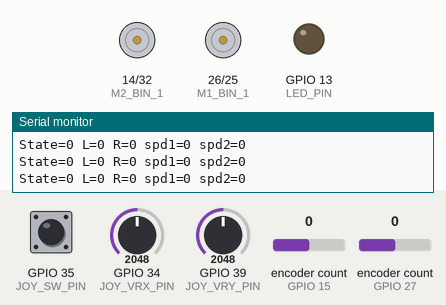
Bench run of a sketch on a simulated ESP32. On the bench: motor-driver pin pairs drawn as motors (green arrow = first pin HIGH = forward, orange = second pin HIGH = backward, longer = more drive), output pins drawn as LEDs (lit = HIGH), the last lines printed to the serial monitor. The inputs (shaded band) are chosen by the test bench; at power-on: GPIO 35 (JOY_SW_PIN) HIGH, GPIO 39 (JOY_VRY_PIN) = 2048, GPIO 34 (JOY_VRX_PIN) = 2048, encoder count (sensors on GPIO 15, GPIO 27) 0.

Above: at 1.6 s.
1.7 s: GPIO 35 (JOY_SW_PIN) pulled LOW for 1 s
At 2.5 s:
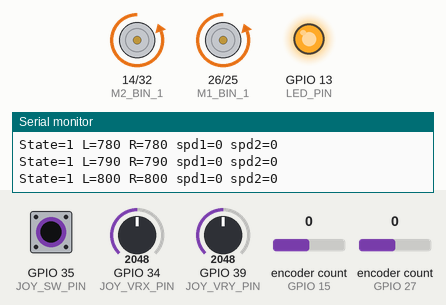
4.2 s: GPIO 39 (JOY_VRY_PIN) set to 2604
5.7 s: GPIO 39 (JOY_VRY_PIN) set to 2716
At 6.5 s:
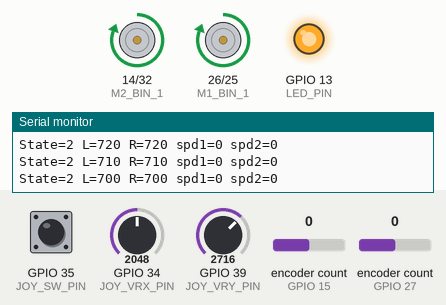
8.7 s: GPIO 35 (JOY_SW_PIN) pulled LOW for 0.15 s
At 9.5 s:
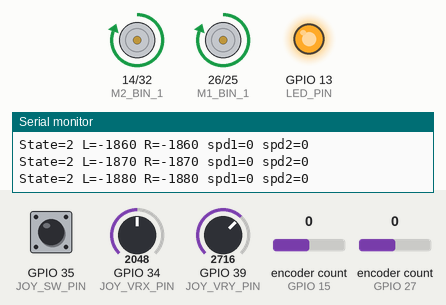
Timing chart, 0 to 11.3 s (numbered marks = the images above; inputs shaded):
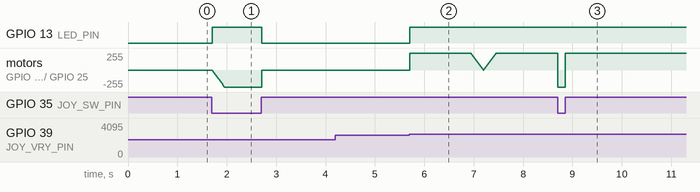

The sketch:

final_code.ino
```cpp
#include <Arduino.h>
#include <ESP32Encoder.h>

// ==== Pin Definitions ====
#define JOY_VRX_PIN 34 // Joystick X-axis input (analog)
#define JOY_VRY_PIN 39 // Joystick Y-axis input (analog) - not used in this version
#define JOY_SW_PIN  35  // Joystick button (active LOW)
#define LED_PIN     13 // Debugging LED

// Motor1
#define M1_BIN_1    26 // Motor driver1 input 1 (PWM1)
#define M1_BIN_2    25 // Motor driver1 input 2 (PWM2)

// Motor2
#define M2_BIN_1    14 // Motor driver2 input 1 (PWM1)
#define M2_BIN_2    32 // Motor driver2 input 2 (PWM2)

// Motor1 encoder
#define ENC1_A      27 // Encoder1 channel A
#define ENC1_B      33 // Encoder1 channel B

// Motor2 encoder
#define ENC2_A      15 // Encoder2 channel A
#define ENC2_B      37 // Encoder2 channel B

// ==== PWM Configuration ====
const int freq        = 5000;
const int resolution  = 8;
const int MAX_PWM     = 255;

// ==== Joystick Threshold Settings ====
int joyCenterX = 2048;
int joyCenterY = 2048;
const int JOY_STRONG_NEG  = 1900; // Thresholds for forward/left
const int JOY_STRONG_POS = 600; // Thresholds for reverse/right

// ==== Finite State Machine ====
enum DriveState {
  STATE_STOP = 0,
  STATE_FWD  = 1,
  STATE_REV  = 2,
  STATE_TURN_LEFT  = 3,
  STATE_TURN_RIGHT = 4
};
DriveState currentState = STATE_STOP; // Set initial state to STOP (=0) from DriveState enum

// ==== Timer Setup ====
hw_timer_t* timer0 = NULL;
volatile bool tick = false;
volatile bool deltaT = false;  // check timer interrupt
portMUX_TYPE timerMux0 = portMUX_INITIALIZER_UNLOCKED;
portMUX_TYPE encMux = portMUX_INITIALIZER_UNLOCKED;

// ==== Encoder Setup ====
ESP32Encoder encoder1; // Encoder for Motor1
ESP32Encoder encoder2; // Encoder for Motor2

volatile int encCount1 = 0; // encoder count for motor1
volatile int encCount2 = 0; // encoder count for motor2

// Motor speed variables initialized to 0
// These values are updated every 10 ms by the timer interrupt
int omegaSpeed1 = 0; // Motor1 speed (counts per 10 ms)
int omegaSpeed2 = 0; // Motor2 speed (counts per 10 ms)
int omegaDes_L = 0; // left motor target
int omegaDes_R = 0; // right motor target

/// ==== PI Controller ====
int Kp = 30;
int Ki = 5;
float I1 = 0;
float I2 = 0;

// ==== Smooth Acceleration ====
float D1_s = 0;
float D2_s = 0;
const float ACCEL_LIMIT = 10;

// ===== Timer ISR =====
void IRAM_ATTR onTime0() {
  portENTER_CRITICAL_ISR(&timerMux0);
  tick = true;
  portEXIT_CRITICAL_ISR(&timerMux0);

  // Read encoder counts for both motors and reset
  portENTER_CRITICAL_ISR(&encMux);
  encCount1 = encoder1.getCount();
  encoder1.clearCount();
  encCount2 = encoder2.getCount();
  encoder2.clearCount();

  deltaT = true; // Signal that new encoder data is available
  portEXIT_CRITICAL_ISR(&encMux);
}

// ===== Smooth acceleration function =====
float smooth(float target, float current) {
  float diff = target - current;
  if (diff > ACCEL_LIMIT) diff = ACCEL_LIMIT;
  if (diff < -ACCEL_LIMIT) diff = -ACCEL_LIMIT;
  return current + diff;
}

// ===== Apply Motor PWM and Direction Based on Current State =====
void applyState(DriveState s, int pwm1, int pwm2) {

  int duty1 = constrain(abs(pwm1), 0, MAX_PWM); // Motor1 PWM strength
  int duty2 = constrain(abs(pwm2), 0, MAX_PWM); // Motor2 PWM strength

  switch (s) {
    case STATE_FWD: // both motors spin forward
      // Motor1: FWD
      ledcWrite(M1_BIN_1, 0);
      ledcWrite(M1_BIN_2, duty1);

      // Motor2: FWD
      ledcWrite(M2_BIN_1, 0);
      ledcWrite(M2_BIN_2, duty2);

      digitalWrite(LED_PIN, HIGH); // LED indicator
      break;

    case STATE_REV: // both motors spin reverse
      // Motor1: REV
      ledcWrite(M1_BIN_1, duty1);
      ledcWrite(M1_BIN_2, 0);

      // Motor2: REV
      ledcWrite(M2_BIN_1, duty2);
      ledcWrite(M2_BIN_2, 0);

      digitalWrite(LED_PIN, HIGH); // LED indicator
      break;

    case STATE_TURN_LEFT:
      ledcWrite(M1_BIN_1, 0);
      ledcWrite(M1_BIN_2, duty1);

      ledcWrite(M2_BIN_1, 0);
      ledcWrite(M2_BIN_2, 0);

      digitalWrite(LED_PIN, HIGH);
      break;

    case STATE_TURN_RIGHT:
      ledcWrite(M1_BIN_1, 0);
      ledcWrite(M1_BIN_2, 0);

      ledcWrite(M2_BIN_1, 0);
      ledcWrite(M2_BIN_2, duty2);

      digitalWrite(LED_PIN, HIGH);
      break;

    case STATE_STOP: // both motors off
    default:
      // Motor1 stop
      ledcWrite(M1_BIN_1, 0);
      ledcWrite(M1_BIN_2, 0);
      // Motor2 stop
      ledcWrite(M2_BIN_1, 0);
      ledcWrite(M2_BIN_2, 0);

      digitalWrite(LED_PIN, LOW); // LED indicator
      break;
  }
}


// ===== SETUP =====
void setup() {
  Serial.begin(115200);

  // Configure PWM outputs for both motors
  ledcAttach(M1_BIN_1, freq, resolution);
  ledcAttach(M1_BIN_2, freq, resolution);
  ledcAttach(M2_BIN_1, freq, resolution);
  ledcAttach(M2_BIN_2, freq, resolution);

  // LED output
  pinMode(LED_PIN, OUTPUT);

  // joystick calibration
  pinMode(JOY_VRX_PIN, INPUT);
  pinMode(JOY_VRY_PIN, INPUT);
  pinMode(JOY_SW_PIN, INPUT_PULLUP);
  delay(200);
  long sumX=0, sumY=0;
  for (int i=0;i<100;i++){
    sumX += analogRead(JOY_VRX_PIN);
    sumY += analogRead(JOY_VRY_PIN);
    delay(2);
  }
  joyCenterX = sumX/100;
  joyCenterY = sumY/100;
  Serial.printf("joyCenterX=%d joyCenterY=%d\n", joyCenterX, joyCenterY);

  // Encoder
  ESP32Encoder::useInternalWeakPullResistors = puType::up;
  encoder1.attachHalfQuad(ENC1_A, ENC1_B);
  encoder1.setCount(0);
  encoder2.attachHalfQuad(ENC2_A, ENC2_B);
  encoder2.setCount(0);

  // Configure 10ms timer interrupt
  timer0 = timerBegin(1000000);
  timerAttachInterrupt(timer0, &onTime0);
  timerAlarm(timer0, 10000, true, 0); // 10 ms interval
  timerStart(timer0);
}

// ===== Plotter =====
// Columns: omegaSpeed1, omegaSpeed2, omegaDes
void plotControlData() {
  Serial.print(omegaSpeed1);  // Motor1 speed
  Serial.print(" ");
  Serial.print(omegaSpeed2);  // Motor2 speed
  Serial.print(" ");
  Serial.println(omegaDes_L);
  Serial.print(" ");
  Serial.println(omegaDes_R);
}


// ===== Main LOOP =====
void loop() {

  // Check 10 ms tick by timer interrupt
  bool localTick = false;

  portENTER_CRITICAL(&timerMux0);
  if (tick) {
    localTick = true;
    tick = false; // reset tick flag
    }
  portEXIT_CRITICAL(&timerMux0);

  // If 10 ms has not passed, exit loop
  if (!localTick) return;

  //------------------------------------------------------
  // 1) Joystick: Determine drive state
  //------------------------------------------------------
  int x_raw = analogRead(JOY_VRX_PIN);
  int y_raw = analogRead(JOY_VRY_PIN);
  bool btnPressed = (digitalRead(JOY_SW_PIN) == LOW);

  int dx = x_raw - joyCenterX;
  int dy = y_raw - joyCenterY;

  // ==== Determine state ====
  if (btnPressed || dy < -JOY_STRONG_NEG) currentState = STATE_FWD;
  else if (dy > JOY_STRONG_POS) currentState = STATE_REV;
  else if (dx < -JOY_STRONG_NEG) currentState = STATE_TURN_LEFT;
  else if (dx > JOY_STRONG_POS) currentState = STATE_TURN_RIGHT;
  else currentState = STATE_STOP;

  // ==== Set target speeds based on state ====
  switch(currentState) {
    case STATE_FWD:      omegaDes_L=14; omegaDes_R=14; break;
    case STATE_REV:      omegaDes_L=-14; omegaDes_R=-14; break;
    case STATE_TURN_LEFT: omegaDes_L=7; omegaDes_R=14; break;
    case STATE_TURN_RIGHT: omegaDes_L=14; omegaDes_R=7; break;
    case STATE_STOP: default: omegaDes_L=0; omegaDes_R=0; break;
  }

  //------------------------------------------------------
  // 2) Encoder: Update measured speeds for both motors
  //------------------------------------------------------
  bool localDT = false;

  // Check if new encoder data is available (set by timer ISR)
  portENTER_CRITICAL(&encMux);
  if (deltaT) {
    deltaT=false;
    localDT=true;
    }
  portEXIT_CRITICAL(&encMux);

  // If new data is ready, update motor speeds
  if (localDT) {
    omegaSpeed1 = encCount1;  // Motor1 speed
    omegaSpeed2 = -encCount2; // Motor2 speed (invert sign to match Motor1 convention)
  }

  // ==== PI Control ====
  int e1 = omegaDes_L - omegaSpeed1;
  int e2 = omegaDes_R - omegaSpeed2;

  I1 += e1; I2 += e2;
  I1 = constrain(I1,-300,300); I2=constrain(I2,-300,300);

  int D1 = Kp*e1 + Ki*I1;
  int D2 = Kp*e2 + Ki*I2;

  D1_s = smooth(D1,D1_s);
  D2_s = smooth(D2,D2_s);

  // ==== Apply motors ====
  applyState(currentState, D1_s, D2_s);

  // ==== Debug ====
  Serial.printf("State=%d L=%.0f R=%.0f spd1=%d spd2=%d\n",
                currentState, D1_s, D2_s, omegaSpeed1, omegaSpeed2);
}
```

Measured:
- the behaviour switches between 2648 and 2649 on GPIO 39 (JOY_VRY_PIN) (found by bisection; images 1 and 2)
- after the input at 1.7 s, GPIO 13 (LED_PIN): LOW → HIGH at once, → LOW 1.0 s later
- after the input at 5.7 s, GPIO 13 (LED_PIN): LOW → HIGH at once
- after the input at 8.7 s, motor on GPIO 14 (M2_BIN_1) / GPIO 32 (M2_BIN_2), motor on GPIO 26 (M1_BIN_1) / GPIO 25 (M1_BIN_2): forward 255/255 → backward 255/255 at once, → forward 255/255 0.15 s later
